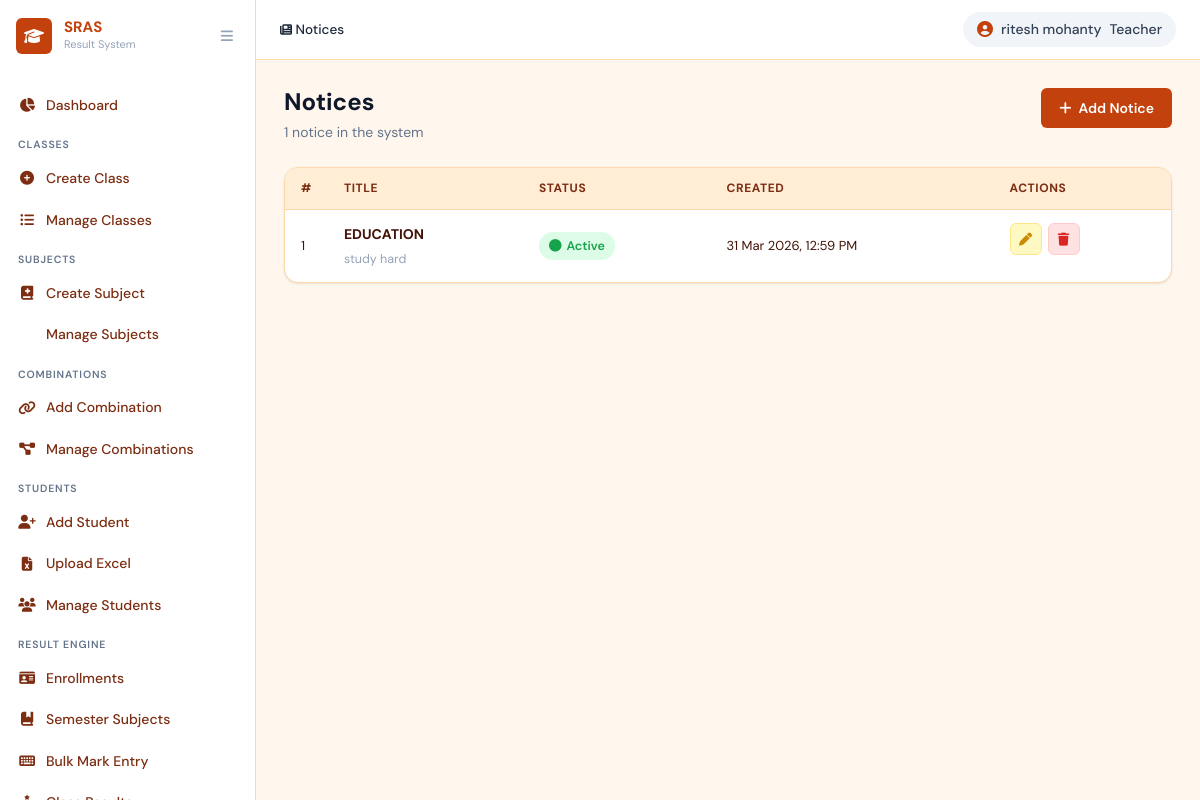
Page /notices/manage/ (signed in) on the committed database.
### core/models.py (models this page shows, shortened)
class Teacher(models.Model):
    name = models.CharField(max_length=150, verbose_name="Full Name")
    email = models.EmailField(unique=True, verbose_name="Email")
    password = models.CharField(max_length=255, verbose_name="Password (hashed)")
    is_active = models.BooleanField(default=True)
    created_at = models.DateTimeField(auto_now_add=True)
    updated_at = models.DateTimeField(auto_now=True)
    class Meta:
        verbose_name = "Teacher"
        verbose_name_plural = "Teachers"
        ordering = ["name"]

class Notice(models.Model):
    title      = models.CharField(max_length=200, verbose_name='Notice Title')
    content    = models.TextField(verbose_name='Content')
    is_active  = models.BooleanField(default=True, verbose_name='Active')
    created_at = models.DateTimeField(auto_now_add=True)
    updated_at = models.DateTimeField(auto_now=True)
    class Meta:
        ordering = ['-created_at']
        verbose_name = 'Notice'
        verbose_name_plural = 'Notices'
    @property
    def short_content(self):
        return self.content[:200] + '...' if len(self.content) > 200 else self.content

### core/views.py (the view)
    def wrapper(request, *args, **kwargs):
        if not _get_current_teacher(request):
            messages.error(request, 'You must be logged in as a teacher.')
            return redirect('login')
        return view_func(request, *args, **kwargs)

### core/views.py (called while the page is built)
def _get_current_teacher(request):
    if request.session.get('user_type') != 'teacher':
        return None
    return Teacher.objects.filter(pk=request.session.get('user_id'), is_active=True).first()

def teacher_required(view_func):
    def wrapper(request, *args, **kwargs):
        if not _get_current_teacher(request):
            messages.error(request, 'You must be logged in as a teacher.')
            return redirect('login')
        return view_func(request, *args, **kwargs)
    wrapper.__name__ = view_func.__name__
    return wrapper

@teacher_required
def notice_list(request):
    return render(request, 'core/notice_list.html', {
        'notices': Notice.objects.order_by('-created_at')
    })

### core/templates/core/notice_list.html (shortened to what this page needs)
{% extends 'core/base.html' %}
{% block breadcrumb %}
<span class="breadcrumb-item active"><i class="fas fa-newspaper"></i> Notices</span>
{% endblock %}
{% block content %}
<div class="page-header">
  <div>
    <h1 class="page-title">Notices</h1>
    <p class="page-subtitle">{{ notices|length }} notice{{ notices|length|pluralize }} in the system</p>
  </div>
  <a href="{% url 'notice_create' %}" class="btn btn-primary"><i class="fas fa-plus"></i> Add Notice</a>
</div>
<div class="section-card">
  {% if notices %}
  <table class="data-table">
    <thead>
      <tr><th>#</th><th>Title</th><th>Status</th><th>Created</th><th>Actions</th></tr>
    </thead>
    <tbody>
      {% for notice in notices %}
      <tr>
        <td class="td-num">{{ forloop.counter }}</td>
        <td>
          <strong>{{ notice.title }}</strong>
          <p class="notice-preview">{{ notice.short_content }}</p>
        </td>
        <td>
          {% if notice.is_active %}
          <span class="status-badge status-pass"><i class="fas fa-circle"></i> Active</span>
          {% else %}
          <span class="status-badge status-inactive"><i class="fas fa-circle"></i> Inactive</span>
          {% endif %}
        </td>
        <td class="text-muted">{{ notice.created_at|date:"d M Y, h:i A" }}</td>
        <td class="td-actions">
          <a href="{% url 'notice_edit' notice.pk %}" class="btn-icon btn-edit"><i class="fas fa-pen"></i></a>
          <a href="{% url 'notice_delete' notice.pk %}" class="btn-icon btn-delete"><i class="fas fa-trash"></i></a>
        </td>
      </tr>
      {% endfor %}
    </tbody>
  </table>
  {% endif %}
</div>
{% endblock %}

### core/templates/core/base.html (shortened to what this page needs)
<!DOCTYPE html>
<html lang="en">
<head>
  <link rel="stylesheet" href="https://cdnjs.cloudflare.com/ajax/libs/font-awesome/6.5.0/css/all.min.css" />
  <link rel="stylesheet" href="/static/css/main.css" />
</head>
<body class="app-layout">
  <aside class="sidebar" id="sidebar">
    <div class="sidebar-header">
      <div class="sidebar-logo">
        <span class="logo-icon"><i class="fas fa-graduation-cap"></i></span>
        <div class="logo-text">
          <span class="logo-title">SRAS</span>
          <span class="logo-sub">Result System</span>
        </div>
      </div>
      <button class="sidebar-toggle" id="sidebarToggle"><i class="fas fa-bars"></i></button>
    </div>
    <nav class="sidebar-nav">
      <div class="nav-section">
        <a href="{% url 'dashboard' %}"
          class="nav-item {% if request.resolver_match.url_name == 'dashboard' %}active{% endif %}">
          <i class="fas fa-chart-pie"></i><span>Dashboard</span>
        </a>
      </div>
      <div class="nav-section">
        <div class="nav-label">Classes</div>
        <a href="{% url 'class_create' %}"
          class="nav-item {% if request.resolver_match.url_name == 'class_create' %}active{% endif %}">
          <i class="fas fa-plus-circle"></i><span>Create Class</span>
        </a>
        <a href="{% url 'class_list' %}"
          class="nav-item {% if request.resolver_match.url_name == 'class_list' %}active{% endif %}">
          <i class="fas fa-list-ul"></i><span>Manage Classes</span>
        </a>
      </div>
      <div class="nav-section">
        <div class="nav-label">Subjects</div>
        <a href="{% url 'subject_create' %}"
          class="nav-item {% if request.resolver_match.url_name == 'subject_create' %}active{% endif %}">
          <i class="fas fa-book-medical"></i><span>Create Subject</span>
        </a>
        <a href="{% url 'subject_list' %}"
          class="nav-item {% if request.resolver_match.url_name == 'subject_list' %}active{% endif %}">
          <span>Manage Subjects</span>
        </a>
      </div>
      <div class="nav-section">
        <div class="nav-label">Combinations</div>
        <a href="{% url 'combination_create' %}"
          class="nav-item {% if request.resolver_match.url_name == 'combination_create' %}active{% endif %}">
          <i class="fas fa-link"></i><span>Add Combination</span>
        </a>
        <a href="{% url 'combination_list' %}"
          class="nav-item {% if request.resolver_match.url_name == 'combination_list' %}active{% endif %}">
          <i class="fas fa-project-diagram"></i><span>Manage Combinations</span>
        </a>
      </div>
      <div class="nav-section">
        <div class="nav-label">Students</div>
        <a href="{% url 'student_create' %}"
          class="nav-item {% if request.resolver_match.url_name == 'student_create' %}active{% endif %}">
          <i class="fas fa-user-plus"></i><span>Add Student</span>
        </a>
        <a href="{% url 'student_upload' %}"
          class="nav-item {% if request.resolver_match.url_name == 'student_upload' %}active{% endif %}">
          <i class="fas fa-file-excel"></i><span>Upload Excel</span>
        </a>
        <a href="{% url 'student_list' %}"
          class="nav-item {% if request.resolver_match.url_name == 'student_list' %}active{% endif %}">
          <i class="fas fa-users"></i><span>Manage Students</span>
        </a>
      </div>
      <div class="nav-section">
        <div class="nav-label">Result Engine</div>
        <a href="{% url 're_enrollment_list' %}"
          class="nav-item {% if 're_enrollment' in request.resolver_match.url_name|default:'' %}active{% endif %}">
          <i class="fas fa-id-card"></i><span>Enrollments</span>
        </a>
        <a href="{% url 're_semester_subject_list' %}"
          class="nav-item {% if 're_semester_subject' in request.resolver_match.url_name|default:'' %}active{% endif %}">
          <i class="fas fa-book-bookmark"></i><span>Semester Subjects</span>
        </a>
        <a href="{% url 're_bulk_entry' %}"
          class="nav-item {% if request.resolver_match.url_name == 're_bulk_entry' %}active{% endif %}">
          <i class="fas fa-keyboard"></i><span>Bulk Mark Entry</span>
        </a>
        <a href="{% url 're_result_list' %}"
          class="nav-item {% if request.resolver_match.url_name == 're_result_list' %}active{% endif %}">
          <i class="fas fa-ranking-star"></i><span>Class Results</span>
        </a>
      </div>
    </nav>
  </aside>
  <main class="main-content" id="mainContent">
    <header class="topbar">
      <div class="topbar-left">
        <nav class="breadcrumb-nav">
          {% block breadcrumb %}{% endblock %}
        </nav>
      </div>
      <div class="topbar-right">
        <span class="topbar-user">
          <i class="fas fa-circle-user"></i>
          {{ request.session.user_name|default:"Teacher" }}
          <span class="role-chip">Teacher</span>
        </span>
      </div>
    </header>
    <div class="page-content">
      {% block content %}{% endblock %}
    </div>
  </main>
</body>
</html>

### rows in the picture
Teacher: session.user_name "ritesh mohanty"
Notice: title "EDUCATION", short_content "study hard", is_active True (drawn), created_at "31 Mar 2026, 12:59 PM"

### other values in the picture
{{ notices|length }} "1"
